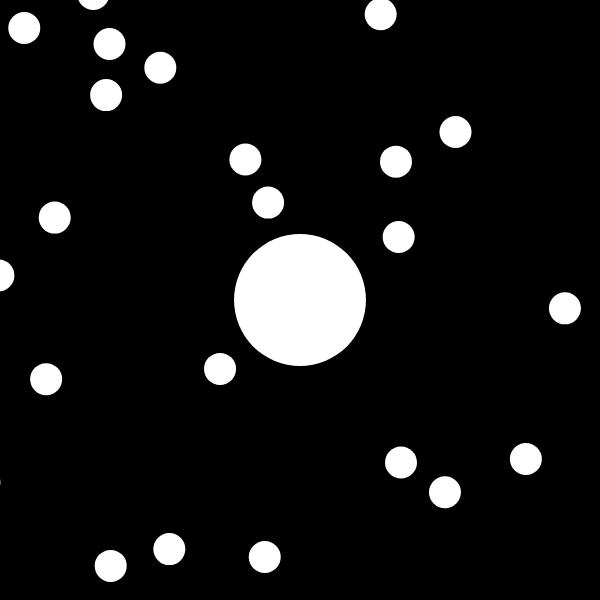
Frame 1 (no input)
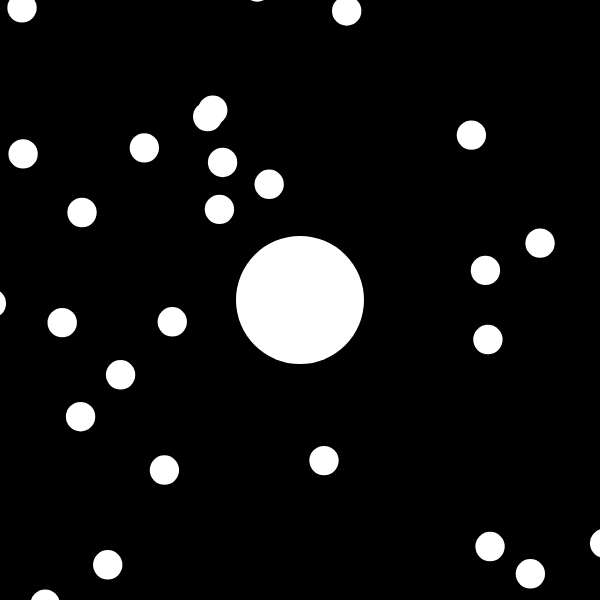
Frame 60 (no input)
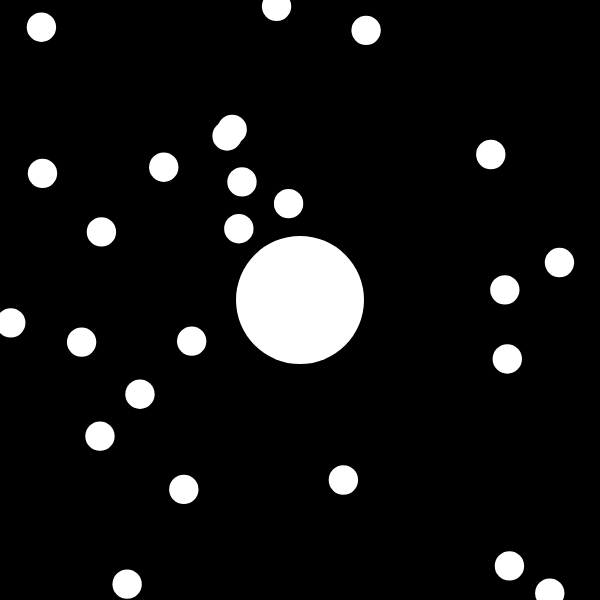
Frame 120 (the mouse pressed at the canvas centre since frame 60)

The p5.js sketch that drew these frames (run headless with seeded random() and noise() and a simulated clock; from frame 60 on, the mouse is pressed at the canvas centre):

// p5.js sketch
// ── sketch.js
var blob;

var blobs = [];
var zoom = 1;
function setup() {
    createCanvas(600, 600);
    blob = new Blob(0, 0, 64);
    for (var i = 0; i < 800; i++) {
        var x = random(-width, width)*3;
        var y = random(-height, height)*3;
        blobs[i] = new Blob(x, y, 16);
    }
}

function draw() {
    background(0);
    //translate(width/2 - blob.pos.x, height /2 - blob.pos.y);
    var newzoom = 64 / blob.r;
    translate(width/2, height/2);
    zoom = lerp(zoom, newzoom, 0.5);
    
    scale(zoom);
    translate(-blob.pos.x, -blob.pos.y);

    for (var i = blobs.length - 1; i >= 0; i--) {
        blobs[i].show();
        if (blob.eats(blobs[i])) {
            blobs.splice(i, 1)                      
        }
    }
    blob.show();
    blob.update();
}
// ── Blob.js
function Blob(x, y, r) {
    this.pos = createVector(x, y);
    this.r = r;
    this.vel = createVector(0, 0);

    this.update = function(){
        var newvel = createVector(mouseX-width/2, mouseY-height/2);        
        newvel.setMag(3);
        this.vel.lerp(newvel, 0.1);
        this.pos.add(this.vel);
    }

    this.show = function () {
        fill(255);
        noStroke();
        ellipse(this.pos.x, this.pos.y, this.r * 2, this.r * 2);
    }

    this.eats= function(other){
        var d = p5.Vector.dist(this.pos, other.pos);
        if(d < this.r + other.r){
            var sum = PI * this.r * this.r + PI * other.r * other.r;
            this.r = sqrt(sum / PI);


            //this.r += other.r * 0.2;
            return true;
        } else {
            return false;
        }

    }
}
